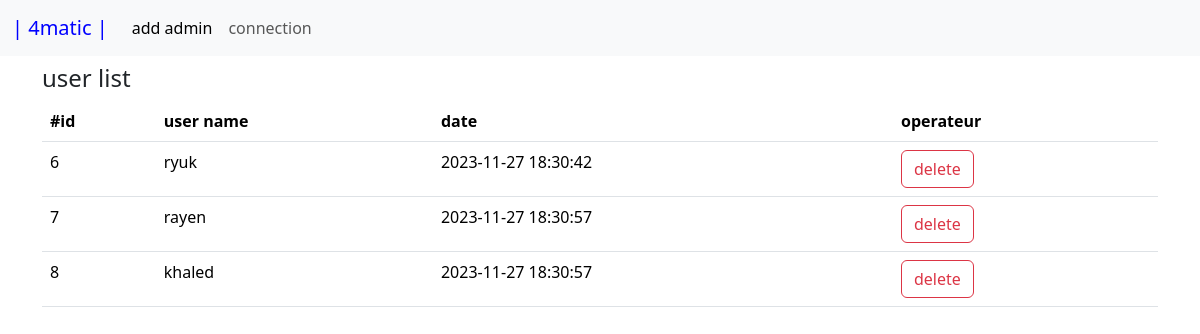
Screenshot of /users/user.php with the database file from the repository.
### tables this page shows
CREATE TABLE `utilisateur` (
  `id` int(10) NOT NULL,
  `login` varchar(10) NOT NULL,
  `password` varchar(10) NOT NULL,
  `date` datetime NOT NULL
);

### users/user.php (the view, shortened to what this page needs)
<!DOCTYPE html>
<html lang="en">
<head>
    <link href="https://cdn.jsdelivr.net/npm/bootstrap@5.3.2/dist/css/bootstrap.min.css" rel="stylesheet">
</head>
<body>
<?php
include("../include/navbar.php");
require_once("../include/database.php");
?>
<div class="container py-2">
    <h4>user list</h4>
<table class="table table-hover">
    <thead>
        <tr>
            <th>#id</th>
            <th>user name</th>
            <th>date</th>
            <th>operateur</th>
        </tr>
    </thead>
    <tbody>
        <?php
        $sql = "SELECT * FROM utilisateur";
        $resultat=$db->query($sql);
        while($ligne=$resultat->fetch()){
            ?>
            <tr>
                <td><?php echo $ligne['id']; ?></td>
                <td><?php echo $ligne['login']; ?></td>
                <td><?php echo $ligne['date']; ?></td>
                <td>
                    <a href="deleteUser.php?id=<?php echo $ligne['id']; ?>" class="btn btn-outline-danger"
                    onclick="return confirm('delete this product ?')">delete</a>
                </td>
            </tr>
            <?php
        }
        ?>
    </tbody>
</table>
</body>
</html>

### rows the page displays
utilisateur: id "6", login "ryuk", date "2023-11-27 18:30:42"
utilisateur: id "7", login "rayen", date "2023-11-27 18:30:57"
utilisateur: id "8", login "khaled", date "2023-11-27 18:30:57"
